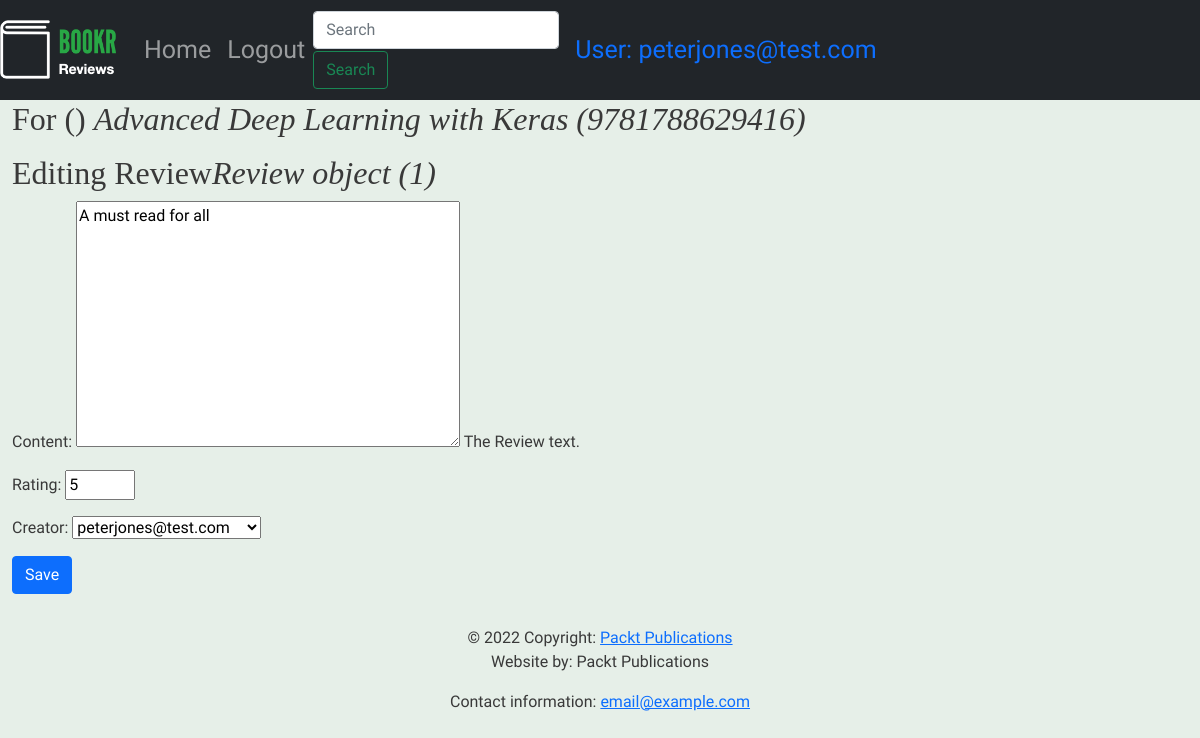
Page /books/1/reviews/1 (signed in) on the committed database.
### reviews/models.py (models this page shows)
class Book(models.Model):
    title = models.CharField(max_length=70,help_text="The title of the book.")
    publication_date = models.DateField(verbose_name="Date the book was published.")
    isbn = models.CharField(max_length=20, verbose_name="ISBN number of the book.")
    publisher = models.ForeignKey(Publisher, on_delete=models.CASCADE)
    contributors = models.ManyToManyField('Contributor', through="BookContributor")
    cover = models.ImageField(null=True, blank=True, upload_to="book_covers/")
    sample = models.FileField(null=True, blank=True, upload_to="book_samples/")
    def __str__(self):
        return "{} ({})".format(self.title, self.isbn)

class Review(models.Model):
    content = models.TextField(help_text="The Review text.")
    rating = models.IntegerField(help_text="The rating the reviewer has given.")
    date_created = models.DateTimeField(auto_now_add=True,help_text="The date and time the review was created.")
    date_edited = models.DateTimeField(null=True, help_text="The date and time the review was last edited.")
    creator = models.ForeignKey(auth.get_user_model(), on_delete=models.CASCADE)
    book = models.ForeignKey(Book, on_delete=models.CASCADE, help_text="The Book that this review is for.")

### reviews/views.py (the view)
# urls.py: path('books/<int:book_pk>/reviews/<int:review_pk>', views.review_edit, name='review_edit'),
@login_required
def review_edit(request, book_pk, review_pk=None):
    book = get_object_or_404(Book, pk=book_pk)
    if review_pk is not None:
        review = get_object_or_404(Review, book_id=book_pk, pk=review_pk)
        user = request.user
        if not user.is_staff and review.creator.id != user.id:
            raise PermissionDenied
    else:
        review = None
    if request.method == "POST":
        form = ReviewForm(request.POST, instance=review)
        if form.is_valid():
            updated_review = form.save(False)
            updated_review.book = book
            if review is None:
                messages.success(request,"Review for \"{}\" was created".format(book))
            else:
                updated_review.date_edited = now()
                updated_review.save()
                messages.success(request, "Review for \"{}\" was updated".format(book))
            return redirect("book_detail", book_pk)
    else:
        form = ReviewForm(instance=review)
    return render(request, "reviews/instance-form.html", {"instance": review, "model_type": "Review", "form": form,
                                                          "related_model_type": Book, "related_instance": book})

### reviews/forms.py
class ReviewForm(forms.ModelForm):
    class Meta:
        model = Review
        exclude = ("date_edited", "book")
    rating = forms.IntegerField(min_value=0, max_value=5)

### reviews/templates/reviews/instance-form.html (shortened to what this page needs)
{% extends "reviews/base.html" %}
{% block content %}
<h2>
    {% if related_model_type and related_instance %}
    <p>For {{ related_model_type }} <em>{{ related_instance }}</em></p>
    {% endif %}
    {% if instance %}
    Editing {{ model_type }}<em>{{ instance }}</em>
    {% else %}
    New {{ model_type }}
    {% endif %}
</h2>
<form method="post" {% if is_file_upload %} enctype="multipart/form-data"{% endif %}>
    {{ form.as_p }}
    <p>
        <button class="btn btn-primary" type="submit" value="Save">
        {% if instance %}Save {% else %} Create {% endif %}
        </button>
    </p>
</form>
{% endblock %}

### templates/base.html (shortened to what this page needs)
<!DOCTYPE html>
{% load static %}
<html lang="en">
<head>
    <link href="https://cdn.jsdelivr.net/npm/bootstrap@5.1.3/dist/css/bootstrap.min.css" rel="stylesheet">
    <link rel="stylesheet" href="https://cdnjs.cloudflare.com/ajax/libs/font-awesome/4.7.0/css/font-awesome.min.css">
    <link rel="stylesheet" href="{% static 'main.css' %}">
</head>
<body>
    <nav class="navbar navbar-expand-sm navbar-dark bg-dark sticky-top">
        <a class="navbar-brand" href="/"> {% block brand %}<img src="{% static 'logo.png' %}">{% endblock %}</a>
        <div class="collapse navbar-collapse" id="navbarSupportContent">
            <ul class="navbar-nav mr-auto">
                <li class="nav-item active">
                    <a class="nav-link" href="/books/">Home <span class="sr-only">(current)</span></a>
                </li>
                {% if user.is_authenticated %}
                <li class="nav-item">
                    <a class="nav-link" href="/accounts/logout">Logout</a>
                </li>
                {% else %}
                <li class="nav-item">
                    <a class="nav-link" href="/accounts/login">Login</a>
                </li>
                {% endif %}
            </ul>
            <form action="{% url 'book_search' %}" class="form-inline my-2 my-lg-0">
                <input class="form-control mr-sm-2" type="search" placeholder="Search" aria-label="Search" name="search" value="{{ search_text }}" minlength="3">
                <button class="btn btn-outline-success my-2 my-sm-0" type="submit">Search</button>
            </form>
            {% if user.is_authenticated %}
            <a class="nav-link" href="/accounts/profile">User: {{ user.username }}</a>
            {% endif %}
        </div>
    </nav>
    <div class="container-fluid">
        {% block content %}{% endblock %} </div>
<footer class="page-footer font-small blue">
    <div class="footer-copyright text-center py-3">© 2022 Copyright:
        <a href="https://packtpub.com">Packt Publications</a>
        <p>Website by: Packt Publications</p>
        <p>Contact information: <a href="mailto:email@example.com">email@example.com</a></p>
    </div>
</footer>
</body>
</html>

### static/main.css (style rules this page uses)
.navbar { min-height: 100px; font-size: 25px; }
.navbar-brand { font-size: 25px; }
body { font-family: "Source Sans Pro", sans-serif; background-color: #e6efe8; color: #393939 }
h1,h2,h3,h4,h5,h6 { font-family: 'Libre Baskerville', serif; }

### rows in the picture
Book: title+isbn "Advanced Deep Learning with Keras (9781788629416)"
Review: id "Review object (1)", content "A must read for all", rating "5", creator "peterjones@test.com"

### other values in the picture
{{ user.username }} "peterjones@test.com"
{{ related_model_type }} "()"
{{ model_type }} "Review"
